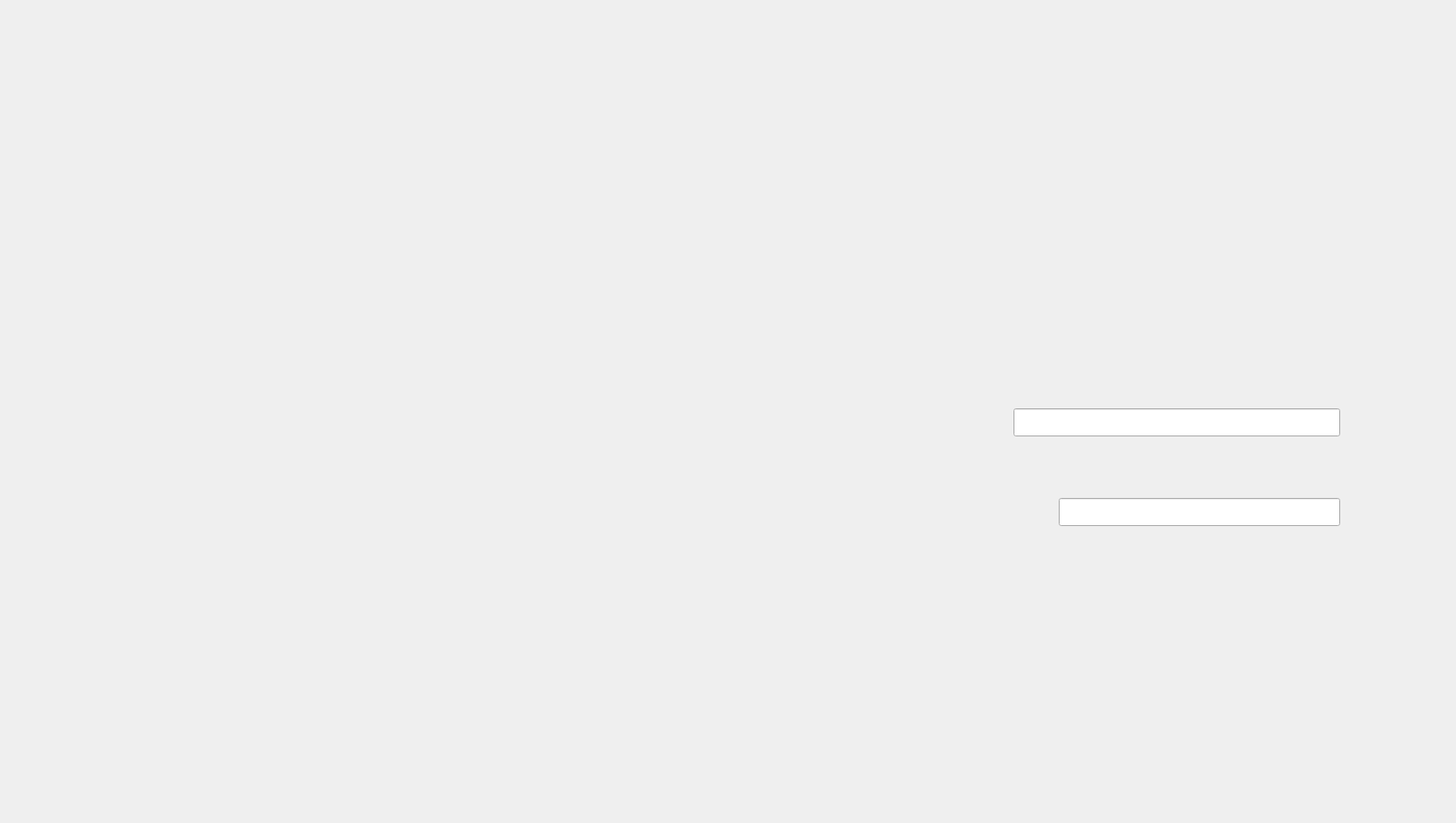
    <widget class="QWidget" name="Registration_Page_1">
     <widget class="QLabel" name="label_2">
      <property name="geometry">
       <rect>
        <x>0</x>
        <y>0</y>
        <width>1600</width>
        <height>900</height>
       </rect>
      </property>
      <property name="text">
       <string/>
      </property>
      <property name="pixmap">
       <pixmap>2.png</pixmap>
      </property>
     </widget>
     <widget class="QPushButton" name="Registration_pushButton">
      <property name="geometry">
       <rect>
        <x>817</x>
        <y>648</y>
        <width>592</width>
        <height>113</height>
       </rect>
      </property>
      <property name="styleSheet">
       <string notr="true">background-color: rgba(0,0,0,0);
border: none;</string>
      </property>
      <property name="text">
       <string/>
      </property>
     </widget>
     <widget class="QLineEdit" name="Lodin_LineEdit">
      <property name="geometry">
       <rect>
        <x>1120</x>
        <y>451</y>
        <width>361</width>
        <height>31</height>
       </rect>
      </property>
     </widget>
     <widget class="QLineEdit" name="Password_LineEdit">
      <property name="geometry">
       <rect>
        <x>1170</x>
        <y>550</y>
        <width>311</width>
        <height>31</height>
       </rect>
      </property>
      <property name="echoMode">
       <enum>QLineEdit::Password</enum>
      </property>
     </widget>
    </widget>
